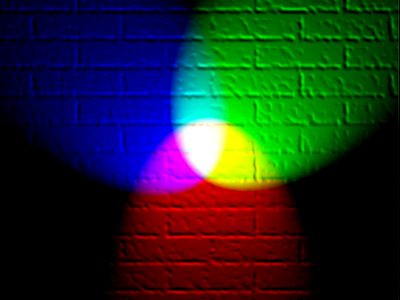
#> input picture 9 - İmgenin Histogragramını Çizdirme/rgb.jpg, 400 x 300 px
$ python uygulama-9.py
#> lines starting #> are read from the running program, lines starting #| are printed output that depends on the picture
#> further down, img is the input picture: shape (300, 400, 3); mean B, G, R 36.9, 41.6, 29.5
import cv2
import numpy as np

import matplotlib.pyplot as plt

def donustur(img):
    boy = img.shape[0]
#> boy = 300
    en = img.shape[1]
#> en = 400
    hist = np.zeros(256)
    for i in range(en):
        for j in range(boy):
            hist[img[j][i]+1] = hist[img[j][i]+1] + 1
#> after the loop, hist = 256 values, max 108003 at index 1, min 114 at index 34, mean 973.5
    return hist


img = cv2.imread('rgb.jpg')

hist= donustur(img)

plt.plot(hist)
plt.show()
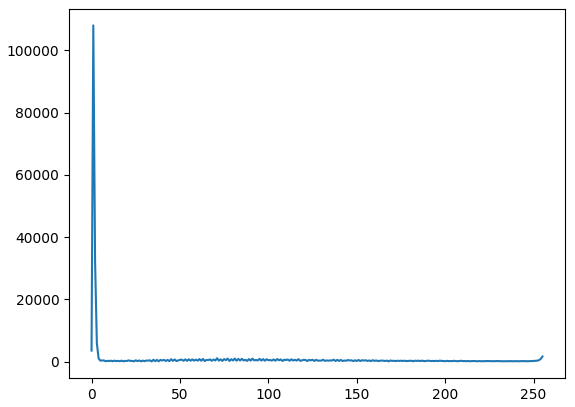
#> figure drawn by matplotlib, 1 panel; curve peaks at x = 1, y = 108003
